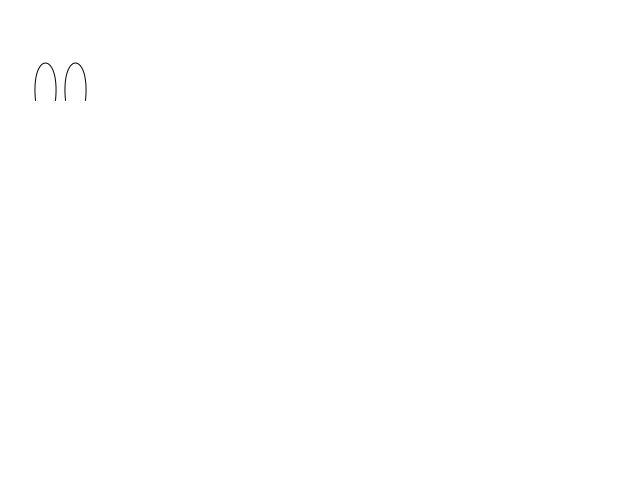
Frame 1 (no input)
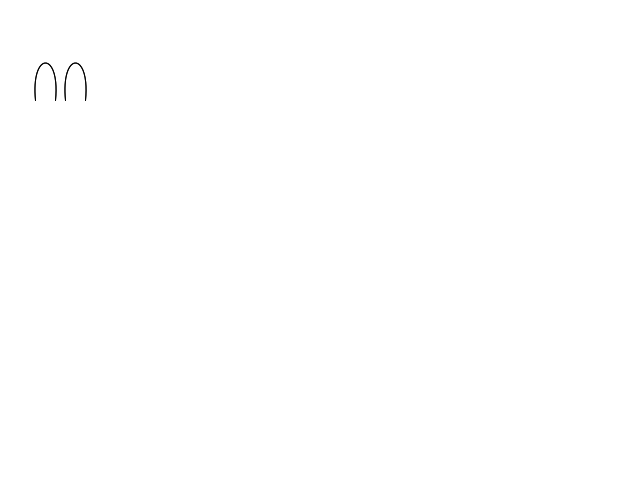
Frame 2 (the mouse pressed at the canvas centre, redrawn once)

The Processing sketch that drew these frames (run headless with seeded random() and noise(); the mouse was pressed at the canvas centre and the sketch redrawn once):

// Processing sketch: test
// ── test.pde
void setup() {
  size(640,  480);
  background(255);
  stroke(0);
  noFill();
  smooth(1);
}

void draw() {
  
  for (int i = 1; i < 3; i += 1) {
    bezier(i*30+5, 100, i*30, 50, (i+1)*30, 50, (i+1)*30-5, 100);
  }
  noLoop();
}
